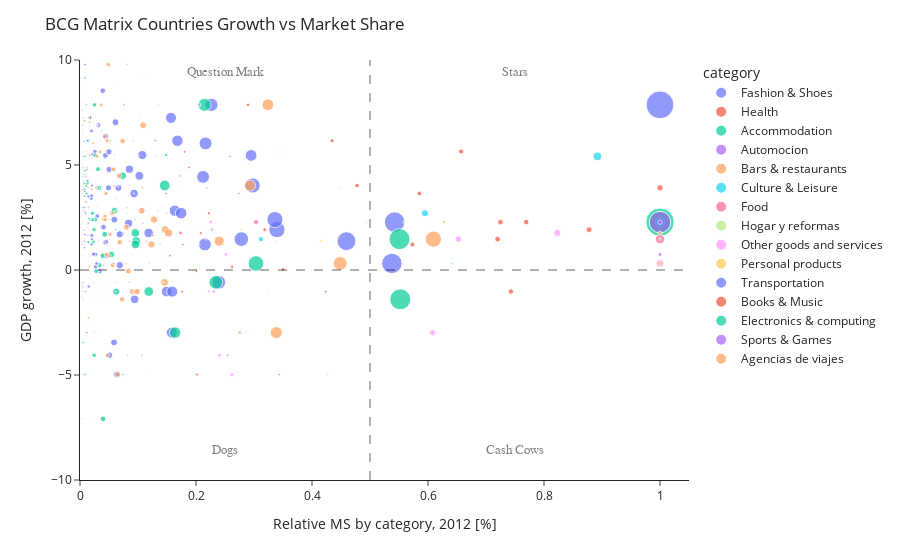

This figure's notebook cell:
### Code cell
data = px.scatter(df1, x='relative_MS', y='growth_GDP', color='category',size='sum_amount_x', hover_name='country_name',
                  size_max=20)

layout = go.Layout(
    title='Growth-Share Matrix of countries Madrid transactions',
    xaxis=dict(
        title='Market Share of Purchases, 2012 [%]',
        gridcolor='rgb(255, 255, 255)',
        zerolinewidth=1,
        ticklen=5,
        gridwidth=2,
    ),
    yaxis=dict(
        title='GDP per Capity, 2012 [%]',
        gridcolor='rgb(255, 255, 255)',
        zerolinewidth=1,
        ticklen=5,
        gridwidth=2,
    ),
    paper_bgcolor='rgb(0,0,0,0)',
    plot_bgcolor='rgb(0,0,0,0)',
)

fig = go.Figure(data=data, layout=layout)

fig = fig.update_layout(
    yaxis_range=[-10,10], 
    title='BCG Matrix Countries Growth vs Market Share',
    yaxis=dict(title='GDP growth, 2012 [%]'))    
fig.update_layout(
    xaxis_range=[0,1.05],
    xaxis=dict(title='Relative MS by category, 2012 [%]'))

fig.update_layout(template="simple_white")
fig.add_hline(y=0,line_width=2, line_dash="dash", line_color="black")
fig.add_vline(x=0.5, line_width=2, line_dash="dash", line_color="black")

fig.add_annotation(
    x=0.25
    , y=9
    , text='Question Mark'
    , yanchor='bottom'
    , showarrow=False
    , arrowhead=1
    , arrowsize=1
    , arrowwidth=2
    , arrowcolor="#636363"
    , ax=-20
    , ay=-30
    , font=dict(size=13, color="grey", family="Sans Serif")
    , align="left"
    ,)
fig.add_annotation(
    x=0.75
    , y=9
    , text='Stars'
    , yanchor='bottom'
    , showarrow=False
    , arrowhead=1
    , arrowsize=1
    , arrowwidth=2
    , arrowcolor="#636363"
    , ax=-20
    , ay=-30
    , font=dict(size=13, color="grey", family="Sans Serif")
    , align="left"
    ,)

fig.add_annotation(
    x=0.75
    , y=-9
    , text='Cash Cows'
    , yanchor='bottom'
    , showarrow=False
    , arrowhead=1
    , arrowsize=1
    , arrowwidth=2
    , arrowcolor="#636363"
    , ax=-20
    , ay=-30
    , font=dict(size=13, color="grey", family="Sans Serif")
    , align="left"
    ,)

fig.add_annotation(
    x=0.25
    , y=-9
    , text='Dogs'
    , yanchor='bottom'
    , showarrow=False
    , arrowhead=1
    , arrowsize=1
    , arrowwidth=2
    , arrowcolor="#636363"
    , ax=-20
    , ay=-30
    , font=dict(size=13, color="grey", family="Sans Serif")
    , align="left"
    ,)

### Figure 1 — Plotly figure (JSON) as saved in the notebook; plotly's stock layout.template omitted (floating-point values rounded to 4 significant figures)
{"data": [{"hovertemplate": "<b>%{hovertext}</b><br><br>category=Fashion & Shoes<br>relative_MS=%{x}<br>growth_GDP=%{y}<br>sum_amount_x=%{marker.size}<extra></extra>", "hovertext": ["Algeria", "Andorra", "Angola", "Argentina", "Australia", "Austria", "Azerbaijan", "Bahrain", "Belarus", "Belgium", "Bosnia and Herzegovina", "Botswana", "Brazil", "Bulgaria", "Canada", "Cayman Islands", "Chile", "China", "Colombia", "Costa Rica", "Croatia", "Curacao", "Cyprus", "Czechia", "Côte d'Ivoire", "Denmark", "Dominican Republic", "Ecuador", "Egypt", "El Salvador", "Estonia", "Finland", "France", "Georgia", "Greece", "Guatemala", "Honduras", "Hong Kong", "Hungary", "Iceland", "India", "Indonesia", "Iraq", "Ireland", "Israel", "Italy", "Jamaica", "Japan", "Jordan", "Kazakhstan", "Korea, Republic of", "Kuwait", "Latvia", "Lebanon", "Lithuania", "Luxembourg", "Malawi", "Malaysia", "Mexico", "Moldova, Republic of", "Mongolia", "Morocco", "Mozambique", "Netherlands", "New Zealand", "Nigeria", "North Macedonia", "Norway", "Pakistan", "Panama", "Paraguay", "Peru", "Philippines", "Poland", "Portugal", "Puerto Rico", "Qatar", "Romania", "Russian Federation", "Saudi Arabia", "Senegal", "Singapore", "Slovakia", "Slovenia", "South Africa", "Sri Lanka", "Sweden", "Switzerland", "Taiwan, Province of China", "Thailand", "Trinidad and Tobago", "Turkey", "Uganda", "Ukraine", "United Arab Emirates", "United Kingdom ", "United States of America", "Uruguay", "Uzbekistan", "Venezuela (Bolivarian Republic of)", "Viet Nam", "Zimbabwe"], "legendgroup": "Fashion & Shoes", "marker": {"color": "#636efa", "size": [1183.0, 3860.0, 2381.0, 9048.0, 4008.0, 2779.0, 146.7, 502.6, 507.0, 1626.0, 311.3, 584.9, 20560.0, 1413.0, 7165.0, 250.4, 10170.0, 60540.0, 2975.0, 315.8, 105.5, 107.9, 3550.0, 905.8, 242.2, 4149.0, 560.4, 1563.0, 5074.0, 217.6, 615.9, 5700.0, 32560.0, 2666.0, 214.6, 491.5, 104.7, 4149.0, 124.7, 450.3, 2653.0, 13100.0, 85.55, 2076.0, 9894.0, 9585.0, 237.9, 27820.0, 49.9, 5159.0, 20360.0, 1201.0, 3705.0, 1804.0, 403.9, 1237.0, 14.9, 6498.0, 5647.0, 100.8, 653.3, 65.85, 1071.0, 9627.0, 214.5, 335.6, 91.85, 10560.0, 873.8, 518.7, 254.7, 428.2, 1920.0, 2688.0, 3074.0, 78.87, 484.3, 2449.0, 18020.0, 226.3, 122, 12850.0, 418.1, 131.7, 3578.0, 102.9, 14490.0, 13030.0, 13720.0, 9498.0, 128.3, 3046.0, 324.9, 1631.0, 6200.0, 16840.0, 32840.0, 1212.0, 461.5, 3026.0, 1297.0, 127], "sizemode": "area", "sizeref": 156.5, "symbol": "circle"}, "mode": "markers", "name": "Fashion & Shoes", "orientation": "v", "showlegend": true, "type": "scatter", "x": [0.01953, 0.06376, 0.03932, 0.1495, 0.06621, 0.0459, 0.002424, 0.008302, 0.008375, 0.02686, 0.005141, 0.00966, 0.3396, 0.02334, 0.1183, 0.004136, 0.1679, 1, 0.04913, 0.005216, 0.001743, 0.001782, 0.05864, 0.01496, 0.004001, 0.06853, 0.009256, 0.02582, 0.08382, 0.003595, 0.01017, 0.09414, 0.5377, 0.04404, 0.003545, 0.008118, 0.001729, 0.06853, 0.00206, 0.007438, 0.04383, 0.2164, 0.001413, 0.03429, 0.1634, 0.1583, 0.003929, 0.4595, 0.0008242, 0.08521, 0.3362, 0.01984, 0.06119, 0.02979, 0.006672, 0.02044, 0.0002461, 0.1073, 0.09327, 0.001664, 0.01079, 0.001088, 0.01769, 0.159, 0.003543, 0.005543, 0.001517, 0.1744, 0.01443, 0.008567, 0.004207, 0.007074, 0.03171, 0.0444, 0.05078, 0.001303, 0.007999, 0.04045, 0.2976, 0.003738, 0.002015, 0.2123, 0.006907, 0.002175, 0.0591, 0.001699, 0.2394, 0.2152, 0.2266, 0.1569, 0.00212, 0.05031, 0.005367, 0.02694, 0.1024, 0.2781, 0.5424, 0.02003, 0.007623, 0.04998, 0.02142, 0.002098], "xaxis": "x", "y": [3.4, -4.974, 8.54, -1.026, 3.917, 0.6804, 2.165, 3.728, 1.687, 0.7392, -0.8218, 4.456, 1.921, 0.7549, 1.762, 1.23, 6.155, 7.864, 3.913, 4.883, -2.276, -0.06589, -3.447, -0.785, 7.62, 0.2265, 2.717, 5.642, 2.226, 2.816, 3.228, -1.398, 0.3131, 6.369, -7.087, 2.975, 4.129, 1.7, -1.258, 1.064, 5.456, 6.03, 13.94, -0.05235, 2.823, -2.981, -0.6136, 1.375, 2.429, 4.8, 2.403, 6.626, 7.037, 2.565, 3.844, 1.65, 1.886, 5.473, 3.642, -0.5897, 12.32, 3.01, 7.258, -1.03, 2.245, 4.23, -0.4562, 2.703, 3.507, 9.779, -0.708, 6.14, 6.897, 1.325, -4.057, 0.02928, 4.73, 2.041, 4.024, 5.411, 4.003, 4.435, 1.358, -2.639, 2.396, 9.145, -0.5883, 1.217, 7.864, 7.243, 1.343, 4.788, 3.837, 0.1523, 4.484, 1.47, 2.281, 3.538, 7.102, 5.626, 5.5, 16.67], "yaxis": "y"}, {"hovertemplate": "<b>%{hovertext}</b><br><br>category=Health<br>relative_MS=%{x}<br>growth_GDP=%{y}<br>sum_amount_x=%{marker.size}<extra></extra>", "hovertext": ["Algeria", "Andorra", "Argentina", "Austria", "Belgium", "Bosnia and Herzegovina", "Brazil", "Canada", "Chile", "China", "Colombia", "Costa Rica", "Denmark", "Dominican Republic", "Ecuador", "Egypt", "El Salvador", "Finland", "France", "Greece", "Guatemala", "Iceland", "India", "Ireland", "Israel", "Italy", "Japan", "Jordan", "Kazakhstan", "Korea, Republic of", "Kuwait", "Lebanon", "Lithuania", "Luxembourg", "Mexico", "Mozambique", "Netherlands", "Norway", "Panama", "Peru", "Philippines", "Poland", "Portugal", "Puerto Rico", "Qatar", "Romania", "Russian Federation", "Singapore", "Slovenia", "South Africa", "Sweden", "Switzerland", "Taiwan, Province of China", "Turkey", "Ukraine", "United Kingdom ", "United States of America", "Uruguay", "Uzbekistan", "Venezuela (Bolivarian Republic of)", "Viet Nam"], "legendgroup": "Health", "marker": {"color": "#EF553B", "size": [216.6, 703.9, 343.9, 540.5, 128.3, 5.95, 1111.0, 262.2, 452.9, 1011.0, 374.3, 23.67, 167.1, 149.3, 12.52, 379.3, 11.4, 150.7, 3489.0, 120.2, 18.75, 9.88, 21.93, 700.5, 207.3, 961.2, 298.6, 79.2, 10.4, 175.7, 5.82, 39.8, 10.9, 437.6, 518.1, 75.5, 613.6, 775.3, 282.1, 33.33, 107.9, 89.18, 372.2, 12.52, 78.1, 29.8, 1666.0, 21.14, 59.6, 20.69, 296.5, 2000.0, 31.87, 26.94, 914.8, 2512.0, 2529.0, 26.86, 18.68, 629.4, 206.4], "sizemode": "area", "sizeref": 156.5, "symbol": "circle"}, "mode": "markers", "name": "Health", "orientation": "v", "showlegend": true, "type": "scatter", "x": [0.06209, 0.2017, 0.09857, 0.1549, 0.03676, 0.001705, 0.3185, 0.07515, 0.1298, 0.2898, 0.1073, 0.006784, 0.04789, 0.0428, 0.003589, 0.1087, 0.003267, 0.04321, 1, 0.03445, 0.005374, 0.002832, 0.006286, 0.2008, 0.05942, 0.2755, 0.08559, 0.0227, 0.002981, 0.05036, 0.001668, 0.01141, 0.003124, 0.1254, 0.1485, 0.02164, 0.1759, 0.2222, 0.08087, 0.009553, 0.03094, 0.02556, 0.1067, 0.003589, 0.02239, 0.008541, 0.4776, 0.006059, 0.01708, 0.00593, 0.08499, 0.5732, 0.009135, 0.007722, 0.2622, 0.72, 0.7249, 0.007699, 0.005354, 0.1804, 0.05916], "xaxis": "x", "y": [3.4, -4.974, -1.026, 0.6804, 0.7392, -0.8218, 1.921, 1.762, 6.155, 7.864, 3.913, 4.883, 0.2265, 2.717, 5.642, 2.226, 2.816, -1.398, 0.3131, -7.087, 2.975, 1.064, 5.456, -0.05235, 2.823, -2.981, 1.375, 2.429, 4.8, 2.403, 6.626, 2.565, 3.844, 1.65, 3.642, 7.258, -1.03, 2.703, 9.779, 6.14, 6.897, 1.325, -4.057, 0.02928, 4.73, 2.041, 4.024, 4.435, -2.639, 2.396, -0.5883, 1.217, 7.864, 4.788, 0.1523, 1.47, 2.281, 3.538, 7.102, 5.626, 5.5], "yaxis": "y"}, {"hovertemplate": "<b>%{hovertext}</b><br><br>category=Accommodation<br>relative_MS=%{x}<br>growth_GDP=%{y}<br>sum_amount_x=%{marker.size}<extra></extra>", "hovertext": ["Andorra", "Argentina", "Armenia", "Australia", "Austria", "Bahrain", "Belgium", "Botswana", "Brazil", "Bulgaria", "Canada", "Chile", "China", "Colombia", "Costa Rica", "Cyprus", "Denmark", "Egypt", "Finland", "France", "Greece", "Guatemala", "Honduras", "Hong Kong", "Iceland", "India", "Indonesia", "Ireland", "Israel", "Italy", "Japan", "Jordan", "Kazakhstan", "Kenya", "Korea, Republic of", "Kuwait", "Lebanon", "Lithuania", "Malaysia", "Malta", "Mexico", "Netherlands", "Nigeria", "Norway", "Pakistan", "Panama", "Philippines", "Poland", "Portugal", "Qatar", "Romania", "Russian Federation", "Samoa", "Saudi Arabia", "Senegal", "Singapore", "Slovenia", "South Africa", "Sri Lanka", "Sweden", "Switzerland", "Taiwan, Province of China", "Trinidad and Tobago", "Turkey", "Ukraine", "United Arab Emirates", "United Kingdom ", "United States of America", "Venezuela (Bolivarian Republic of)"], "legendgroup": "Accommodation", "marker": {"color": "#00cc96", "size": [521.4, 7421.0, 28, 2110.0, 2461.0, 71.51, 3383.0, 266.5, 1516.0, 30.02, 5975.0, 892.0, 13440.0, 1885.0, 31.8, 365.0, 2089.0, 860.5, 34560.0, 18990.0, 2487.0, 311.5, 478.9, 2673.0, 17.5, 1657.0, 7.04, 1741.0, 3733.0, 10270.0, 6069.0, 1017.0, 1939.0, 360.1, 1677.0, 325, 118.2, 521.4, 153.0, 813.2, 713.7, 3915.0, 816.9, 1346.0, 500, 80.1, 273.8, 887.6, 1526.0, 91.36, 125.8, 9144.0, 30.13, 551.2, 690.7, 182.7, 95.5, 1332.0, 549.0, 14660.0, 5988.0, 1557.0, 1461.0, 751.9, 185.3, 4603.0, 34480.0, 62600.0, 116.6], "sizemode": "area", "sizeref": 156.5, "symbol": "circle"}, "mode": "markers", "name": "Accommodation", "orientation": "v", "showlegend": true, "type": "scatter", "x": [0.008329, 0.1186, 0.0004473, 0.03371, 0.03931, 0.001142, 0.05404, 0.004258, 0.02422, 0.0004796, 0.09546, 0.01425, 0.2146, 0.03011, 0.000508, 0.005831, 0.03337, 0.01375, 0.5522, 0.3033, 0.03974, 0.004977, 0.00765, 0.04271, 0.0002796, 0.02646, 0.0001125, 0.02781, 0.05963, 0.164, 0.09695, 0.01625, 0.03098, 0.005753, 0.02679, 0.005192, 0.001888, 0.008329, 0.002444, 0.01299, 0.0114, 0.06254, 0.01305, 0.0215, 0.007988, 0.00128, 0.004374, 0.01418, 0.02438, 0.001459, 0.00201, 0.1461, 0.0004813, 0.008806, 0.01103, 0.002918, 0.001526, 0.02129, 0.00877, 0.2342, 0.09565, 0.02487, 0.02333, 0.01201, 0.002961, 0.07354, 0.5509, 1, 0.001863], "xaxis": "x", "y": [-4.974, -1.026, 7.2, 3.917, 0.6804, 3.728, 0.7392, 4.456, 1.921, 0.7549, 1.762, 6.155, 7.864, 3.913, 4.883, -3.447, 0.2265, 2.226, -1.398, 0.3131, -7.087, 2.975, 4.129, 1.7, 1.064, 5.456, 6.03, -0.05235, 2.823, -2.981, 1.375, 2.429, 4.8, 4.569, 2.403, 6.626, 2.565, 3.844, 5.473, 4.118, 3.642, -1.03, 4.23, 2.703, 3.507, 9.779, 6.897, 1.325, -4.057, 4.73, 2.041, 4.024, -4.089, 5.411, 4.003, 4.435, -2.639, 2.396, 9.145, -0.5883, 1.217, 7.864, 1.343, 4.788, 0.1523, 4.484, 1.47, 2.281, 5.626], "yaxis": "y"}, {"hovertemplate": "<b>%{hovertext}</b><br><br>category=Automocion<br>relative_MS=%{x}<br>growth_GDP=%{y}<br>sum_amount_x=%{marker.size}<extra></extra>", "hovertext": ["Andorra", "Bahrain", "Belgium", "India", "United Kingdom "], "legendgroup": "Automocion", "marker": {"color": "#ab63fa", "size": [390.1, 119.6, 1135.0, 114.9, 55.78], "sizemode": "area", "sizeref": 156.5, "symbol": "circle"}, "mode": "markers", "name": "Automocion", "orientation": "v", "showlegend": true, "type": "scatter", "x": [0.3438, 0.1054, 1, 0.1013, 0.04915], "xaxis": "x", "y": [-4.974, 3.728, 0.7392, 5.456, 1.47], "yaxis": "y"}, {"hovertemplate": "<b>%{hovertext}</b><br><br>category=Bars & restaurants<br>relative_MS=%{x}<br>growth_GDP=%{y}<br>sum_amount_x=%{marker.size}<extra></extra>", "hovertext": ["Andorra", "Angola", "Argentina", "Australia", "Austria", "Belarus", "Belgium", "Bolivia (Plurinational State of)", "Brazil", "Canada", "Cayman Islands", "Chile", "China", "Colombia", "Costa Rica", "Croatia", "Curacao", "Cyprus", "Czechia", "Côte d'Ivoire", "Denmark", "Dominican Republic", "Ecuador", "Egypt", "Estonia", "Finland", "France", "Georgia", "Guatemala", "Honduras", "Hong Kong", "Hungary", "Iceland", "India", "Indonesia", "Ireland", "Israel", "Italy", "Japan", "Jordan", "Kazakhstan", "Kenya", "Korea, Republic of", "Kuwait", "Latvia", "Lebanon", "Lithuania", "Luxembourg", "Malaysia", "Malta", "Mexico", "Moldova, Republic of", "Morocco", "Netherlands", "Nigeria", "North Macedonia", "Norway", "Oman", "Panama", "Paraguay", "Peru", "Philippines", "Poland", "Portugal", "Puerto Rico", "Qatar", "Romania", "Russian Federation", "Saudi Arabia", "Singapore", "Slovakia", "South Africa", "Sweden", "Switzerland", "Taiwan, Province of China", "Thailand", "Turkey", "Ukraine", "United Arab Emirates", "United Kingdom ", "United States of America", "Uruguay", "Uzbekistan", "Venezuela (Bolivarian Republic of)"], "legendgroup": "Bars & restaurants", "marker": {"color": "#FFA15A", "size": [2183.0, 90.72, 3038.0, 477.1, 1667.0, 16.3, 1532.0, 84.9, 4946.0, 5142.0, 599.7, 1577.0, 10900.0, 946.0, 381.8, 496.5, 173.6, 124.1, 100.8, 8.1, 1899.0, 211.1, 354.7, 477.6, 373.9, 2440.0, 15100.0, 1417.0, 488.5, 24.84, 1732.0, 140, 27.4, 631.1, 758.1, 2806.0, 3585.0, 11390.0, 8077.0, 1346.0, 75.04, 325.6, 4295.0, 165.9, 560.1, 1451.0, 668.8, 453.4, 572.6, 40, 1510.0, 106.6, 43.65, 3314.0, 212.1, 71.05, 1854.0, 132.7, 1638.0, 13.1, 2470.0, 3657.0, 2308.0, 1586.0, 129.4, 9.7, 2690.0, 9863.0, 999.4, 273.8, 50.95, 1464.0, 4908.0, 4146.0, 1229.0, 485.4, 1944.0, 542.8, 2261.0, 20510.0, 33660.0, 114.3, 195, 1163.0], "sizemode": "area", "sizeref": 156.5, "symbol": "circle"}, "mode": "markers", "name": "Bars & restaurants", "orientation": "v", "showlegend": true, "type": "scatter", "x": [0.06486, 0.002695, 0.09026, 0.01418, 0.04953, 0.0004842, 0.0455, 0.002522, 0.1469, 0.1528, 0.01782, 0.04685, 0.3239, 0.0281, 0.01134, 0.01475, 0.005157, 0.003686, 0.002996, 0.0002406, 0.05642, 0.006273, 0.01054, 0.01419, 0.01111, 0.0725, 0.4487, 0.04209, 0.01451, 0.0007379, 0.05146, 0.004159, 0.000814, 0.01875, 0.02252, 0.08338, 0.1065, 0.3385, 0.2399, 0.03997, 0.002229, 0.009671, 0.1276, 0.004929, 0.01664, 0.04312, 0.01987, 0.01347, 0.01701, 0.001188, 0.04487, 0.003167, 0.001297, 0.09846, 0.006301, 0.002111, 0.05507, 0.003941, 0.04867, 0.0003892, 0.07337, 0.1087, 0.06856, 0.04711, 0.003844, 0.0002882, 0.07991, 0.293, 0.02969, 0.008134, 0.001514, 0.0435, 0.1458, 0.1232, 0.03652, 0.01442, 0.05776, 0.01613, 0.06718, 0.6093, 1, 0.003397, 0.005793, 0.03454], "xaxis": "x", "y": [-4.974, 8.54, -1.026, 3.917, 0.6804, 1.687, 0.7392, 5.122, 1.921, 1.762, 1.23, 6.155, 7.864, 3.913, 4.883, -2.276, -0.06589, -3.447, -0.785, 7.62, 0.2265, 2.717, 5.642, 2.226, 3.228, -1.398, 0.3131, 6.369, 2.975, 4.129, 1.7, -1.258, 1.064, 5.456, 6.03, -0.05235, 2.823, -2.981, 1.375, 2.429, 4.8, 4.569, 2.403, 6.626, 7.037, 2.565, 3.844, 1.65, 5.473, 4.118, 3.642, -0.5897, 3.01, -1.03, 4.23, -0.4562, 2.703, 8.863, 9.779, -0.708, 6.14, 6.897, 1.325, -4.057, 0.02928, 4.73, 2.041, 4.024, 5.411, 4.435, 1.358, 2.396, -0.5883, 1.217, 7.864, 7.243, 4.788, 0.1523, 4.484, 1.47, 2.281, 3.538, 7.102, 5.626], "yaxis": "y"}, {"hovertemplate": "<b>%{hovertext}</b><br><br>category=Culture & Leisure<br>relative_MS=%{x}<br>growth_GDP=%{y}<br>sum_amount_x=%{marker.size}<extra></extra>", "hovertext": ["Andorra", "Argentina", "Austria", "Brazil", "Canada", "Cayman Islands", "Chile", "China", "Egypt", "Finland", "France", "Israel", "Italy", "Japan", "Kazakhstan", "Korea, Republic of", "Kuwait", "Malaysia", "Morocco", "North Macedonia", "Norway", "Paraguay", "Portugal", "Romania", "Russian Federation", "Saudi Arabia", "Sweden", "Switzerland", "Taiwan, Province of China", "United Kingdom ", "United States of America", "Venezuela (Bolivarian Republic of)"], "legendgroup": "Culture & Leisure", "marker": {"color": "#19d3f3", "size": [504.5, 28.4, 9.2, 415, 333.7, 302.7, 353.2, 4, 90, 24.3, 395.6, 65.7, 20.45, 216, 37, 30.5, 252.3, 1009.0, 201.8, 45, 4036.0, 29, 8.5, 83.2, 91.9, 6054.0, 54, 59, 65, 2117.0, 6787.0, 23.6], "sizemode": "area", "sizeref": 156.5, "symbol": "circle"}, "mode": "markers", "name": "Culture & Leisure", "orientation": "v", "showlegend": true, "type": "scatter", "x": [0.07434, 0.004185, 0.001356, 0.06115, 0.04917, 0.04461, 0.05204, 0.0005894, 0.01326, 0.003581, 0.05829, 0.009681, 0.003013, 0.03183, 0.005452, 0.004494, 0.03717, 0.1487, 0.02974, 0.006631, 0.5947, 0.004273, 0.001252, 0.01226, 0.01354, 0.8921, 0.007957, 0.008694, 0.009578, 0.312, 1, 0.003477], "xaxis": "x", "y": [-4.974, -1.026, 0.6804, 1.921, 1.762, 1.23, 6.155, 7.864, 2.226, -1.398, 0.3131, 2.823, -2.981, 1.375, 4.8, 2.403, 6.626, 5.473, 3.01, -0.4562, 2.703, -0.708, -4.057, 2.041, 4.024, 5.411, -0.5883, 1.217, 7.864, 1.47, 2.281, 5.626], "yaxis": "y"}, {"hovertemplate": "<b>%{hovertext}</b><br><br>category=Food<br>relative_MS=%{x}<br>growth_GDP=%{y}<br>sum_amount_x=%{marker.size}<extra></extra>", "hovertext": ["Andorra", "Argentina", "Australia", "Austria", "Belarus", "Belgium", "Bolivia (Plurinational State of)", "Brazil", "Canada", "China", "Colombia", "Croatia", "Czechia", "Denmark", "El Salvador", "Estonia", "Finland", "France", "Guatemala", "Ireland", "Israel", "Italy", "Japan", "Mexico", "Netherlands", "Norway", "Philippines", "Poland", "Russian Federation", "Slovenia", "Sweden", "Ukraine", "United Kingdom ", "United States of America"], "legendgroup": "Food", "marker": {"color": "#FF6692", "size": [95.35, 9.25, 13.81, 117.2, 5.85, 42.35, 12.65, 136.2, 1170.0, 510.6, 7.7, 19.23, 6.1, 274.4, 5, 11.85, 63.05, 392.6, 13.09, 29.22, 55.3, 166.5, 284.5, 27.59, 69.42, 179.8, 10.95, 80, 395.5, 47.7, 160.6, 21.55, 6746.0, 2048.0], "sizemode": "area", "sizeref": 156.5, "symbol": "circle"}, "mode": "markers", "name": "Food", "orientation": "v", "showlegend": true, "type": "scatter", "x": [0.01413, 0.001371, 0.002047, 0.01737, 0.0008672, 0.006278, 0.001875, 0.02019, 0.1734, 0.07568, 0.001141, 0.002851, 0.0009042, 0.04068, 0.0007412, 0.001757, 0.009346, 0.05819, 0.00194, 0.004331, 0.008198, 0.02468, 0.04217, 0.00409, 0.01029, 0.02665, 0.001623, 0.01186, 0.05863, 0.007071, 0.0238, 0.003195, 1, 0.3035], "xaxis": "x", "y": [-4.974, -1.026, 3.917, 0.6804, 1.687, 0.7392, 5.122, 1.921, 1.762, 7.864, 3.913, -2.276, -0.785, 0.2265, 2.816, 3.228, -1.398, 0.3131, 2.975, -0.05235, 2.823, -2.981, 1.375, 3.642, -1.03, 2.703, 6.897, 1.325, 4.024, -2.639, -0.5883, 0.1523, 1.47, 2.281], "yaxis": "y"}, {"hovertemplate": "<b>%{hovertext}</b><br><br>category=Hogar y reformas<br>relative_MS=%{x}<br>growth_GDP=%{y}<br>sum_amount_x=%{marker.size}<extra></extra>", "hovertext": ["Andorra", "Argentina", "Australia", "Austria", "Belgium", "Belize", "Brazil", "China", "Colombia", "Cyprus", "Denmark", "Dominican Republic", "Finland", "France", "Italy", "Japan", "Lithuania", "Mexico", "Netherlands", "Norway", "Peru", "Poland", "Portugal", "Russian Federation", "Singapore", "South Africa", "Sweden", "Switzerland", "Turkey", "United Kingdom ", "United States of America"], "legendgroup": "Hogar y reformas", "marker": {"color": "#B6E880", "size": [434.8, 6.99, 35.98, 10.8, 19.99, 29.99, 283.6, 13.98, 7.99, 13.95, 152.8, 24.97, 52.94, 1019.0, 289.8, 345.2, 11.96, 32.56, 29.97, 319.7, 25.94, 114.0, 16.4, 170.9, 33.98, 33.94, 130.9, 252.3, 25.95, 197.9, 570.1], "sizemode": "area", "sizeref": 156.5, "symbol": "circle"}, "mode": "markers", "name": "Hogar y reformas", "orientation": "v", "showlegend": true, "type": "scatter", "x": [0.4265, 0.006857, 0.03529, 0.01059, 0.01961, 0.02942, 0.2782, 0.01371, 0.007838, 0.01368, 0.1499, 0.02449, 0.05193, 1, 0.2843, 0.3386, 0.01173, 0.03194, 0.0294, 0.3136, 0.02545, 0.1118, 0.01609, 0.1676, 0.03333, 0.03329, 0.1284, 0.2475, 0.02546, 0.1942, 0.5593], "xaxis": "x", "y": [-4.974, -1.026, 3.917, 0.6804, 0.7392, 2.428, 1.921, 7.864, 3.913, -3.447, 0.2265, 2.717, -1.398, 0.3131, -2.981, 1.375, 3.844, 3.642, -1.03, 2.703, 6.14, 1.325, -4.057, 4.024, 4.435, 2.396, -0.5883, 1.217, 4.788, 1.47, 2.281], "yaxis": "y"}, {"hovertemplate": "<b>%{hovertext}</b><br><br>category=Other goods and services<br>relative_MS=%{x}<br>growth_GDP=%{y}<br>sum_amount_x=%{marker.size}<extra></extra>", "hovertext": ["Andorra", "Argentina", "Australia", "Austria", "Bahrain", "Belgium", "Belize", "Brazil", "Bulgaria", "Canada", "Chile", "China", "Colombia", "Czechia", "Denmark", "Dominican Republic", "Finland", "France", "Ireland", "Israel", "Italy", "Japan", "Korea, Republic of", "Malaysia", "Mexico", "Netherlands", "Norway", "Panama", "Peru", "Philippines", "Poland", "Portugal", "Russian Federation", "Saudi Arabia", "Slovenia", "South Africa", "Sweden", "Switzerland", "Turkey", "United Arab Emirates", "United Kingdom ", "United States of America", "Venezuela (Bolivarian Republic of)"], "legendgroup": "Other goods and services", "marker": {"color": "#FF97FF", "size": [1298.0, 456.3, 144, 15, 26.27, 1248.0, 93.77, 1129.0, 61, 4079.0, 38.7, 1017, 95, 200, 154.6, 5.35, 82, 4956.0, 161.1, 302, 3014.0, 569.9, 470.2, 57.75, 100.4, 1143.0, 201.1, 20, 179.5, 150.8, 57.75, 1192.0, 327.8, 21.35, 19.25, 74.66, 305.2, 229.9, 61.25, 855, 3234.0, 1117.0, 205.2], "sizemode": "area", "sizeref": 156.5, "symbol": "circle"}, "mode": "markers", "name": "Other goods and services", "orientation": "v", "showlegend": true, "type": "scatter", "x": [0.2619, 0.09206, 0.02905, 0.003026, 0.0053, 0.2519, 0.01892, 0.2277, 0.01231, 0.823, 0.007808, 0.2052, 0.01917, 0.04035, 0.03119, 0.001079, 0.01654, 1, 0.0325, 0.06093, 0.608, 0.115, 0.09487, 0.01165, 0.02026, 0.2307, 0.04057, 0.004035, 0.03622, 0.03042, 0.01165, 0.2406, 0.06613, 0.004308, 0.003884, 0.01506, 0.06157, 0.0464, 0.01236, 0.1725, 0.6525, 0.2254, 0.04141], "xaxis": "x", "y": [-4.974, -1.026, 3.917, 0.6804, 3.728, 0.7392, 2.428, 1.921, 0.7549, 1.762, 6.155, 7.864, 3.913, -0.785, 0.2265, 2.717, -1.398, 0.3131, -0.05235, 2.823, -2.981, 1.375, 2.403, 5.473, 3.642, -1.03, 2.703, 9.779, 6.14, 6.897, 1.325, -4.057, 4.024, 5.411, -2.639, 2.396, -0.5883, 1.217, 4.788, 4.484, 1.47, 2.281, 5.626], "yaxis": "y"}, {"hovertemplate": "<b>%{hovertext}</b><br><br>category=Personal products<br>relative_MS=%{x}<br>growth_GDP=%{y}<br>sum_amount_x=%{marker.size}<extra></extra>", "hovertext": ["Andorra", "Argentina", "Australia", "Austria", "Brazil", "Bulgaria", "China", "Colombia", "Costa Rica", "Ecuador", "Egypt", "Finland", "France", "Georgia", "Greece", "Guatemala", "Ireland", "Israel", "Italy", "Japan", "Mexico", "Netherlands", "Norway", "Portugal", "Russian Federation", "Singapore", "South Africa", "Sweden", "Switzerland", "Taiwan, Province of China", "Turkey", "United Kingdom ", "United States of America", "Venezuela (Bolivarian Republic of)"], "legendgroup": "Personal products", "marker": {"color": "#FECB52", "size": [179.1, 15, 54.15, 39.4, 408.9, 210, 354.6, 142.1, 26, 58, 85.4, 39.5, 1467.0, 13, 30, 26.2, 55, 96.88, 402.9, 610.2, 136.1, 89.95, 94, 126.8, 42.6, 41.5, 262, 210.8, 301.2, 14, 96, 303.5, 921.0, 19.5], "sizemode": "area", "sizeref": 156.5, "symbol": "circle"}, "mode": "markers", "name": "Personal products", "orientation": "v", "showlegend": true, "type": "scatter", "x": [0.1221, 0.01023, 0.03692, 0.02686, 0.2788, 0.1432, 0.2418, 0.09688, 0.01773, 0.03954, 0.05823, 0.02693, 1, 0.008863, 0.02045, 0.01786, 0.0375, 0.06605, 0.2747, 0.4161, 0.09279, 0.06133, 0.06409, 0.08645, 0.02904, 0.02829, 0.1786, 0.1438, 0.2054, 0.009545, 0.06545, 0.2069, 0.6279, 0.0133], "xaxis": "x", "y": [-4.974, -1.026, 3.917, 0.6804, 1.921, 0.7549, 7.864, 3.913, 4.883, 5.642, 2.226, -1.398, 0.3131, 6.369, -7.087, 2.975, -0.05235, 2.823, -2.981, 1.375, 3.642, -1.03, 2.703, -4.057, 4.024, 4.435, 2.396, -0.5883, 1.217, 7.864, 4.788, 1.47, 2.281, 5.626], "yaxis": "y"}, {"hovertemplate": "<b>%{hovertext}</b><br><br>category=Transportation<br>relative_MS=%{x}<br>growth_GDP=%{y}<br>sum_amount_x=%{marker.size}<extra></extra>", "hovertext": ["Andorra", "Argentina", "Australia", "Austria", "Belgium", "Brazil", "Canada", "Chile", "China", "Czechia", "Denmark", "Finland", "France", "Guatemala", "India", "Ireland", "Israel", "Italy", "Japan", "Jordan", "Korea, Republic of", "Lebanon", "Luxembourg", "Mexico", "Netherlands", "New Zealand", "Nicaragua", "Norway", "Panama", "Poland", "Romania", "Russian Federation", "Sweden", "Switzerland", "Taiwan, Province of China", "Thailand", "Ukraine", "United Kingdom ", "United States of America"], "legendgroup": "Transportation", "marker": {"color": "#636efa", "size": [33.41, 369.5, 226.8, 144.5, 43.45, 270.4, 136.8, 472.1, 393.8, 79.5, 27.05, 201.2, 1049.0, 31.3, 10860.0, 10.1, 266.6, 434.9, 276.2, 10.35, 17.15, 31.55, 6.05, 124.1, 187.2, 152.2, 159.4, 123.8, 11.5, 76.02, 45.1, 754.1, 237.3, 747.4, 10.95, 219, 60.45, 754.8, 36800.0], "sizemode": "area", "sizeref": 156.5, "symbol": "circle"}, "mode": "markers", "name": "Transportation", "orientation": "v", "showlegend": true, "type": "scatter", "x": [0.0009079, 0.01004, 0.006165, 0.003927, 0.001181, 0.007349, 0.003718, 0.01283, 0.0107, 0.00216, 0.0007351, 0.005466, 0.0285, 0.0008506, 0.295, 0.0002745, 0.007245, 0.01182, 0.007505, 0.0002813, 0.0004661, 0.0008574, 0.0001644, 0.003372, 0.005087, 0.004135, 0.004331, 0.003365, 0.0003125, 0.002066, 0.001226, 0.02049, 0.006449, 0.02031, 0.0002976, 0.005951, 0.001643, 0.02051, 1], "xaxis": "x", "y": [-4.974, -1.026, 3.917, 0.6804, 0.7392, 1.921, 1.762, 6.155, 7.864, -0.785, 0.2265, -1.398, 0.3131, 2.975, 5.456, -0.05235, 2.823, -2.981, 1.375, 2.429, 2.403, 2.565, 1.65, 3.642, -1.03, 2.245, 6.495, 2.703, 9.779, 1.325, 2.041, 4.024, -0.5883, 1.217, 7.864, 7.243, 0.1523, 1.47, 2.281], "yaxis": "y"}, {"hovertemplate": "<b>%{hovertext}</b><br><br>category=Books & Music<br>relative_MS=%{x}<br>growth_GDP=%{y}<br>sum_amount_x=%{marker.size}<extra></extra>", "hovertext": ["Argentina", "Brazil", "Canada", "Chile", "Colombia", "Costa Rica", "Dominican Republic", "Ecuador", "France", "Guatemala", "Italy", "Korea, Republic of", "Mexico", "Peru", "Portugal", "Puerto Rico", "South Africa", "Switzerland", "United Arab Emirates", "United Kingdom ", "United States of America", "Uruguay", "Venezuela (Bolivarian Republic of)"], "legendgroup": "Books & Music", "marker": {"color": "#EF553B", "size": [2351, 2778, 659.1, 1376.0, 3165.0, 594.4, 256, 2079.0, 250.3, 256, 81.8, 28.6, 1852, 290, 260, 1107.0, 101.3, 561.8, 95, 111, 2435.0, 263, 100], "sizemode": "area", "sizeref": 156.5, "symbol": "circle"}, "mode": "markers", "name": "Books & Music", "orientation": "v", "showlegend": true, "type": "scatter", "x": [0.7428, 0.8777, 0.2082, 0.4347, 1, 0.1878, 0.08089, 0.657, 0.07908, 0.08089, 0.02585, 0.009036, 0.5852, 0.09163, 0.08215, 0.3499, 0.03201, 0.1775, 0.03002, 0.03507, 0.7693, 0.0831, 0.0316], "xaxis": "x", "y": [-1.026, 1.921, 1.762, 6.155, 3.913, 4.883, 2.717, 5.642, 0.3131, 2.975, -2.981, 2.403, 3.642, 6.14, -4.057, 0.02928, 2.396, 1.217, 4.484, 1.47, 2.281, 3.538, 5.626], "yaxis": "y"}, {"hovertemplate": "<b>%{hovertext}</b><br><br>category=Electronics & computing<br>relative_MS=%{x}<br>growth_GDP=%{y}<br>sum_amount_x=%{marker.size}<extra></extra>", "hovertext": ["Argentina", "Australia", "Austria", "Brazil", "Colombia", "Denmark", "Dominican Republic", "Finland", "France", "Honduras", "Italy", "Mexico", "Netherlands", "Portugal", "Russian Federation", "South Africa", "Sri Lanka", "Sweden", "Switzerland", "Turkey", "United Kingdom ", "United States of America", "Venezuela (Bolivarian Republic of)"], "legendgroup": "Electronics & computing", "marker": {"color": "#00cc96", "size": [147.0, 204, 43.04, 82.97, 29.99, 93.22, 69, 20, 291.1, 29, 135, 45.5, 21.85, 5, 20, 11.96, 50, 20, 120, 86.14, 453.4, 223.8, 156.0], "sizemode": "area", "sizeref": 156.5, "symbol": "circle"}, "mode": "markers", "name": "Electronics & computing", "orientation": "v", "showlegend": true, "type": "scatter", "x": [0.3242, 0.4499, 0.09493, 0.183, 0.06614, 0.2056, 0.1522, 0.04411, 0.6421, 0.06396, 0.2978, 0.1004, 0.04819, 0.01103, 0.04411, 0.02638, 0.1103, 0.04411, 0.2647, 0.19, 1, 0.4935, 0.344], "xaxis": "x", "y": [-1.026, 3.917, 0.6804, 1.921, 3.913, 0.2265, 2.717, -1.398, 0.3131, 4.129, -2.981, 3.642, -1.03, -4.057, 4.024, 2.396, 9.145, -0.5883, 1.217, 4.788, 1.47, 2.281, 5.626], "yaxis": "y"}, {"hovertemplate": "<b>%{hovertext}</b><br><br>category=Sports & Games<br>relative_MS=%{x}<br>growth_GDP=%{y}<br>sum_amount_x=%{marker.size}<extra></extra>", "hovertext": ["Argentina", "Australia", "Belgium", "Brazil", "Bulgaria", "Chile", "China", "Colombia", "Cyprus", "Finland", "France", "India", "Indonesia", "Israel", "Italy", "Korea, Republic of", "Mexico", "Mozambique", "Netherlands", "Nigeria", "Norway", "Oman", "Portugal", "Russian Federation", "Saudi Arabia", "Slovakia", "Sweden", "Switzerland", "Turkey", "Ukraine", "United Kingdom ", "United States of America", "Venezuela (Bolivarian Republic of)"], "legendgroup": "Sports & Games", "marker": {"color": "#ab63fa", "size": [371, 93.9, 53.9, 115, 147, 56, 225, 364.8, 38, 65, 199.7, 219.8, 85, 223.9, 125.5, 119.9, 457.7, 175, 707, 95, 249.1, 96, 425, 106.0, 432, 40, 110.3, 230.8, 42.9, 142, 363.2, 1671.0, 74], "sizemode": "area", "sizeref": 156.5, "symbol": "circle"}, "mode": "markers", "name": "Sports & Games", "orientation": "v", "showlegend": true, "type": "scatter", "x": [0.2221, 0.0562, 0.03226, 0.06883, 0.08799, 0.03352, 0.1347, 0.2184, 0.02275, 0.03891, 0.1195, 0.1316, 0.05088, 0.134, 0.07512, 0.07177, 0.274, 0.1047, 0.4232, 0.05686, 0.1491, 0.05746, 0.2544, 0.06342, 0.2586, 0.02394, 0.06605, 0.1381, 0.02568, 0.085, 0.2174, 1, 0.04429], "xaxis": "x", "y": [-1.026, 3.917, 0.7392, 1.921, 0.7549, 6.155, 7.864, 3.913, -3.447, -1.398, 0.3131, 5.456, 6.03, 2.823, -2.981, 2.403, 3.642, 7.258, -1.03, 4.23, 2.703, 8.863, -4.057, 4.024, 5.411, 1.358, -0.5883, 1.217, 4.788, 0.1523, 1.47, 2.281, 5.626], "yaxis": "y"}, {"hovertemplate": "<b>%{hovertext}</b><br><br>category=Agencias de viajes<br>relative_MS=%{x}<br>growth_GDP=%{y}<br>sum_amount_x=%{marker.size}<extra></extra>", "hovertext": ["Canada", "France", "Italy", "Norway"], "legendgroup": "Agencias de viajes", "marker": {"color": "#FFA15A", "size": [1232.0, 181.1, 37.41, 66], "sizemode": "area", "sizeref": 156.5, "symbol": "circle"}, "mode": "markers", "name": "Agencias de viajes", "orientation": "v", "showlegend": true, "type": "scatter", "x": [1, 0.147, 0.03037, 0.05358], "xaxis": "x", "y": [1.762, 0.3131, -2.981, 2.703], "yaxis": "y"}], "layout": {"annotations": [{"align": "left", "arrowcolor": "#636363", "arrowhead": 1, "arrowsize": 1, "arrowwidth": 2, "ax": -20, "ay": -30, "font": {"color": "grey", "family": "Sans Serif", "size": 13}, "showarrow": false, "text": "Question Mark", "x": 0.25, "y": 9, "yanchor": "bottom"}, {"align": "left", "arrowcolor": "#636363", "arrowhead": 1, "arrowsize": 1, "arrowwidth": 2, "ax": -20, "ay": -30, "font": {"color": "grey", "family": "Sans Serif", "size": 13}, "showarrow": false, "text": "Stars", "x": 0.75, "y": 9, "yanchor": "bottom"}, {"align": "left", "arrowcolor": "#636363", "arrowhead": 1, "arrowsize": 1, "arrowwidth": 2, "ax": -20, "ay": -30, "font": {"color": "grey", "family": "Sans Serif", "size": 13}, "showarrow": false, "text": "Cash Cows", "x": 0.75, "y": -9, "yanchor": "bottom"}, {"align": "left", "arrowcolor": "#636363", "arrowhead": 1, "arrowsize": 1, "arrowwidth": 2, "ax": -20, "ay": -30, "font": {"color": "grey", "family": "Sans Serif", "size": 13}, "showarrow": false, "text": "Dogs", "x": 0.25, "y": -9, "yanchor": "bottom"}], "legend": {"itemsizing": "constant", "title": {"text": "category"}, "tracegroupgap": 0}, "margin": {"t": 60}, "shapes": [{"line": {"color": "black", "dash": "dash", "width": 2}, "type": "line", "x0": 0, "x1": 1, "xref": "x domain", "y0": 0, "y1": 0, "yref": "y"}, {"line": {"color": "black", "dash": "dash", "width": 2}, "type": "line", "x0": 0.5, "x1": 0.5, "xref": "x", "y0": 0, "y1": 1, "yref": "y domain"}], "title": {"text": "BCG Matrix Countries Growth vs Market Share"}, "xaxis": {"anchor": "y", "domain": [0, 1], "range": [0, 1.05], "title": {"text": "Relative MS by category, 2012 [%]"}}, "yaxis": {"anchor": "x", "domain": [0, 1], "range": [-10, 10], "title": {"text": "GDP growth, 2012 [%]"}}}}
